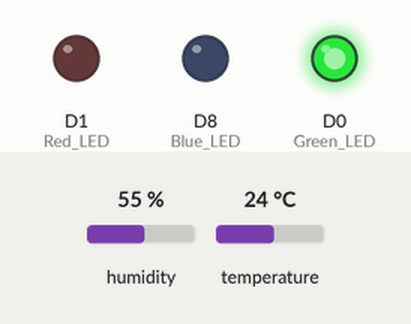
A sketch run on a simulated ESP8266 (NodeMCU). Parts: output pins drawn as LEDs (lit = HIGH). Inputs (shaded band) come from the test bench; at power-on: humidity 55 %, temperature 24 °C. WiFi joins after 1.5 s; servers stay silent unless stated; uploads are accepted with an empty reply; what the sketch prints to the serial monitor is not drawn.

Above: at 9.7 s.
At 19.9 s:
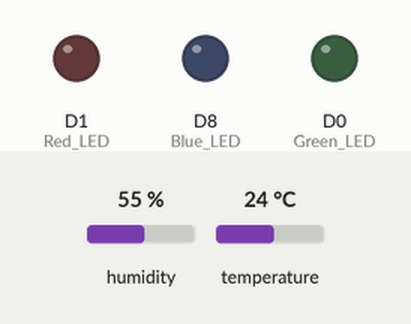
Timing chart, 0 to 28.5 s (numbered marks = the images above):
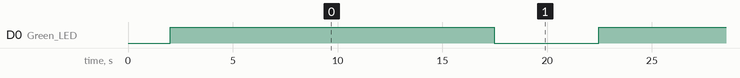

The sketch:

forAPI2.ino
```cpp
#include <ESP8266WiFi.h>
#include <DHT.h>
#include <ArduinoJson.h>
#include <ESP8266HTTPClient.h>

// Pin Configuration
#define DHTPIN D4
#define DHTTYPE DHT22
DHT dht(DHTPIN, DHTTYPE);

// Wi-Fi Configuration
const char *ssid = "BONVOUYAGE"; // Replace with your Wi-Fi network name
const char *password = "Qwerty123456"; // Replace with your Wi-Fi password

// API Configuration
const char *serverUrl = "https://climate-api-bsu.vercel.app/climate";
const char *fingerprint = "BB 8B 2C D9 45 95 D5 D8 FC 8A 8D 67 56 71 D5 99 AD F6 D5 FE";


// Variables for storing humidity and temperature values
float h; // Humidity
float t; // Temperature

// Function to log GET request
void logGETRequest(String url) {
    Serial.println("Logging GET Request...");
    Serial.print("URL: ");
    Serial.println(url);
}

// Setup function
void setup() {
    pinMode(D8, OUTPUT); // Blue LED
    pinMode(D0, OUTPUT); // Green LED
    pinMode(D1, OUTPUT); // Red LED

    Serial.begin(9600);

    dht.begin();

    connectToWiFi();
}

// Loop function
void loop() {
    h = dht.readHumidity();
    t = dht.readTemperature();

    // Control LEDs based on temperature
    if (t <= 15) {
        digitalWrite(D8, HIGH); // Blue LED behavior
    } else if (t > 15 && t <= 25) {
        digitalWrite(D0, HIGH); // Green LED behavior
    } else {
        digitalWrite(D1, HIGH); // Red LED behavior
    }

    if (WiFi.status() == WL_CONNECTED) {
        sendSensorData();
        delay(10000); // Delay of 10 seconds before sending data again
    }

    // Turn off LEDs after 5 seconds
    delay(5000);
    digitalWrite(D1, LOW);
    digitalWrite(D8, LOW);
    digitalWrite(D0, LOW);

    // Delay for 5 seconds before starting the loop again
    delay(5000);
}

void sendSensorData() {
    String url = "https://climate-api-bsu.vercel.app";
    logGETRequest(url);

    String clientUrl = serverUrl;

    clientUrl += "?temp=";
    clientUrl += String(t);
    clientUrl += "&hum=";
    clientUrl += String(h);

    WiFiClientSecure client;
    HTTPClient http;

    client.setInsecure();
    client.setFingerprint(fingerprint);

    if (!client.connect(url, 443)) { //works!
      Serial.println("HTTPS connection failed");
      return;
    }

    http.begin(client, clientUrl);

    int httpCode = http.POST("");

    if (httpCode > 0) {
        if (httpCode == HTTP_CODE_OK) {
            String payload = http.getString();
            Serial.print("Response: ");
            Serial.println(payload);
        } else {
            String errorDetails = http.errorToString(httpCode).c_str();
            Serial.print("[HTTP] POST... failed, error code: ");
            Serial.print(httpCode);
            Serial.print(", error: ");
            Serial.println(errorDetails);
            String payload = http.getString();
            Serial.print("Payload: ");
            Serial.println(payload);
        }
    } else {
        String errorDetails = http.errorToString(httpCode).c_str();
        Serial.printf("[HTTP] POST... failed, error code: %d, error: %s\n", httpCode, errorDetails);
        String payload = http.getString();
        Serial.print("Payload: ");
        Serial.println(payload);
    }
    http.end();
}

// Function to connect to Wi-Fi
void connectToWiFi() {
    Serial.print("Connecting to ");
    Serial.println(ssid);
    WiFi.begin(ssid, password);
    while (WiFi.status() != WL_CONNECTED) {
        delay(1000);
        Serial.print("connecting... ");
    }
    Serial.println("");
    Serial.println("WiFi connected");
    Serial.println("IP address: ");
    Serial.println(WiFi.localIP());
}
```

Measured:
- by itself, D0 (Green_LED): alternates HIGH for 15.4 s and LOW for 5.0 s
